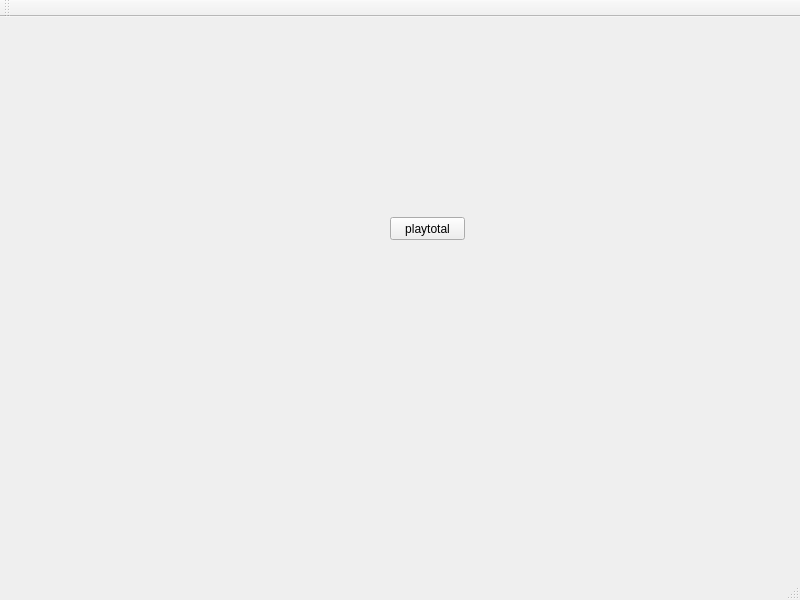
<?xml version="1.0" encoding="UTF-8"?>
<ui version="4.0">
 <class>MainWindow</class>
 <widget class="QMainWindow" name="MainWindow">
  <property name="geometry">
   <rect>
    <x>0</x>
    <y>0</y>
    <width>800</width>
    <height>600</height>
   </rect>
  </property>
  <property name="windowTitle">
   <string>MainWindow</string>
  </property>
  <widget class="QWidget" name="centralwidget">
   <widget class="GamePlay" name="widget" native="true">
    <property name="geometry">
     <rect>
      <x>30</x>
      <y>30</y>
      <width>281</width>
      <height>351</height>
     </rect>
    </property>
   </widget>
   <widget class="QPushButton" name="pushButton">
    <property name="geometry">
     <rect>
      <x>390</x>
      <y>200</y>
      <width>75</width>
      <height>23</height>
     </rect>
    </property>
    <property name="text">
     <string>playtotal</string>
    </property>
   </widget>
  </widget>
  <widget class="QMenuBar" name="menubar">
   <property name="geometry">
    <rect>
     <x>0</x>
     <y>0</y>
     <width>800</width>
     <height>23</height>
    </rect>
   </property>
  </widget>
  <widget class="QStatusBar" name="statusbar"/>
  <widget class="QToolBar" name="toolBar">
   <property name="windowTitle">
    <string>toolBar</string>
   </property>
   <attribute name="toolBarArea">
    <enum>TopToolBarArea</enum>
   </attribute>
   <attribute name="toolBarBreak">
    <bool>false</bool>
   </attribute>
  </widget>
 </widget>
 <customwidgets>
  <customwidget>
   <class>GamePlay</class>
   <extends>QWidget</extends>
   <header>gameplay.h</header>
   <container>1</container>
  </customwidget>
 </customwidgets>
 <resources/>
 <connections/>
</ui>
